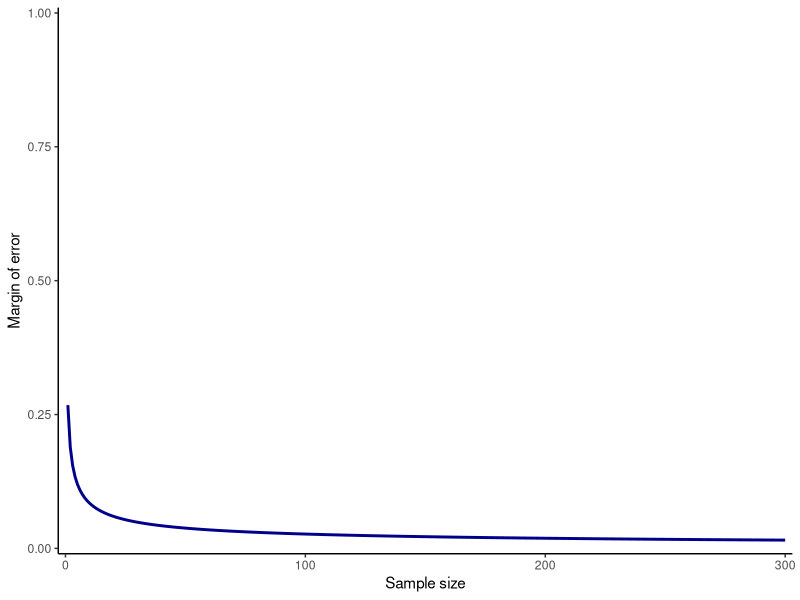

Write the R code that produced this figure.
# precision analysis for proportions

# NB For proportions, using 0.5 as the expected proportion is appropriate in situations where you do not know what to expect - this is the most conservative approach because it leads to a maximal sample size estimate. See Gelman & Hill (2006, p. 442).
# in this case, we case base our expected proportion on Hardwicke et al.'s post-publication critique prevalence estimate - 1.9%

library(tidyverse)

# Formula to plot a precision curve for given proportion and sample size (95% confidence interval assumed).
precisionCurve <- function(P, Z = 1.96, N){
  vector <- NA # pre-load vector variable
  for(N in seq(1:N)){
    vector <- c(vector, Z*sqrt(P*(1-P)/N)) # add new value to vector
  }
  
  vector <- vector[!is.na(vector)] # remove the NA value added when variable was pre-loaded
  
  # build plot
  plot <- ggplot(data = data.frame(sampleSize = seq(1:N), precision = vector), aes(x = sampleSize, y = precision)) +
    geom_line(colour = 'darkblue', size = 1) +
    theme_classic() +
    ylab('Margin of error') +
    xlab('Sample size') +
    scale_x_continuous(expand = c(0.01, 0), limits = c(0,N)) +
    scale_y_continuous(expand = c(0.01, 0), limits = c(0,1))
  
  return(plot)
}

# formula for margin of error (MOE) calculation (95% confidence interval assumed)
marginOfError <- function(P, Z = 1.96, N){
  MOE <- Z*sqrt(P*(1-P)/N)
  return(MOE)
}

# first let's plot a precision curve to see how precision varies as a function of sample size
precisionCurve(P = .019, N = 300)

# looks like dimnishing returns after N = 100, maybe even N = 50 is fine

# an MOE for a given proportion and sample size
marginOfError(P = .019, N = 50)

# an MOE for a given proportion and sample size
marginOfError(P = .019, N = 100)

